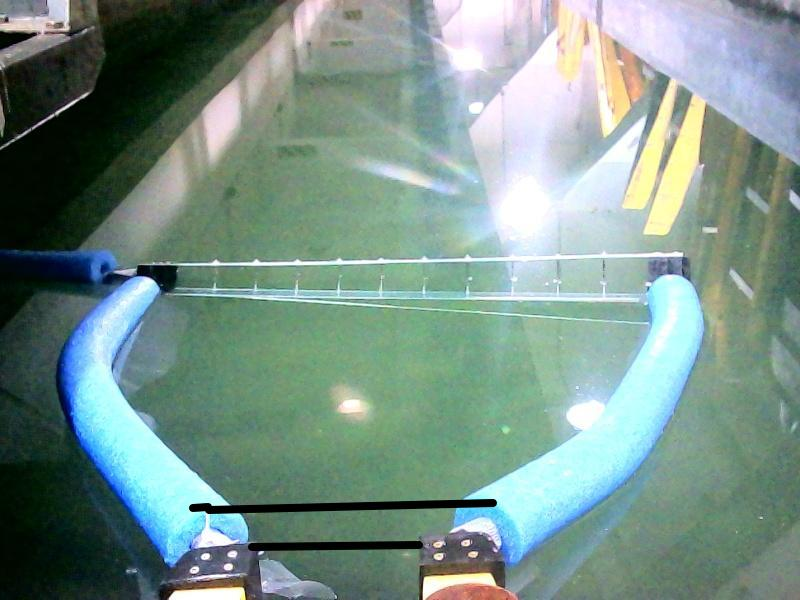
#> input picture ControlSystem/captura_3.jpg, 800 x 600 px, found by its file name
$ python bordes.py
#> lines starting #> are read from the running program, lines starting #| are printed output that depends on the picture; after the words box and inside, x2 and y2 are one past the last pixel; in counts of white or black regions, pixels touching at a corner belong together
import cv2
import numpy as np

# Cargar la imagen
image = cv2.imread('captura_3.jpg', cv2.IMREAD_GRAYSCALE)
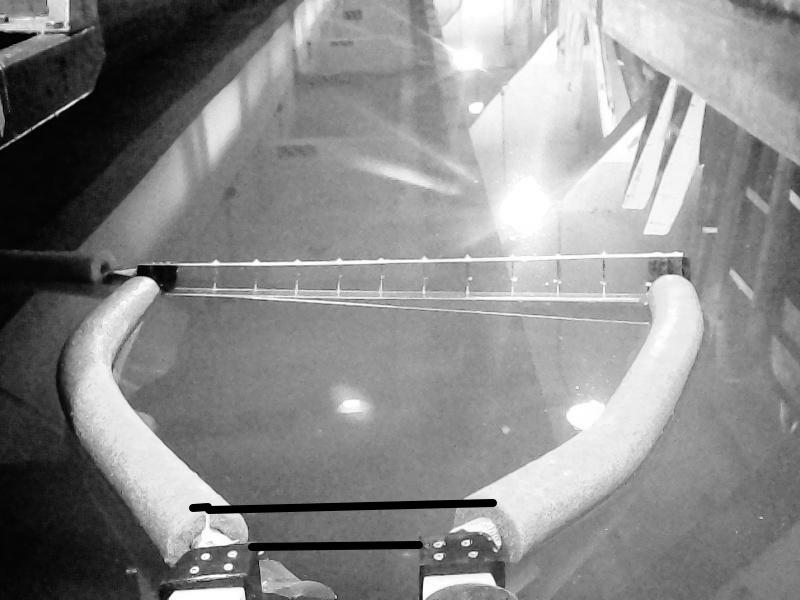
#> image: shape (600, 800); min 0, max 255, mean 138.1


# Aplicar suavizado para reducir el ruido
blurred = cv2.GaussianBlur(image, (9, 9), 0)
#blurred = cv2.blur(image, (5, 5))
#blurred = cv2.medianBlur(image, 9)
# Ajustar los parámetros del operador Canny
threshold1 = 52  # Prueba con diferentes valores (más bajo)
threshold2 = 98  # Prueba con diferentes valores (más alto)

# Aplicar detección de bordes con el operador Canny
edges = cv2.Canny(blurred, threshold1=threshold1, threshold2=threshold2)
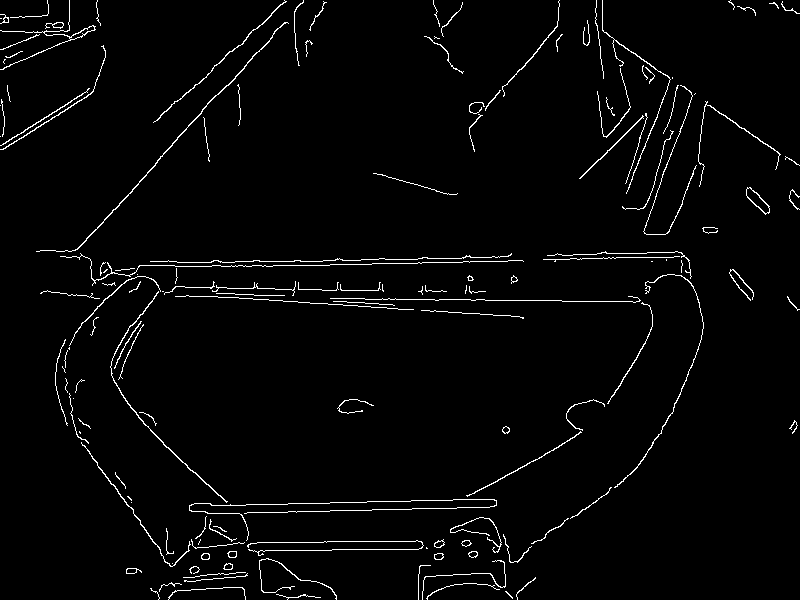
#> edges: shape (600, 800); 2.5% white in thin lines or dots

# Realizar una dilatación para conectar bordes cercanos
kernel = np.ones((2, 2), np.uint8)
dilated_edges = cv2.dilate(edges, kernel, iterations=2)
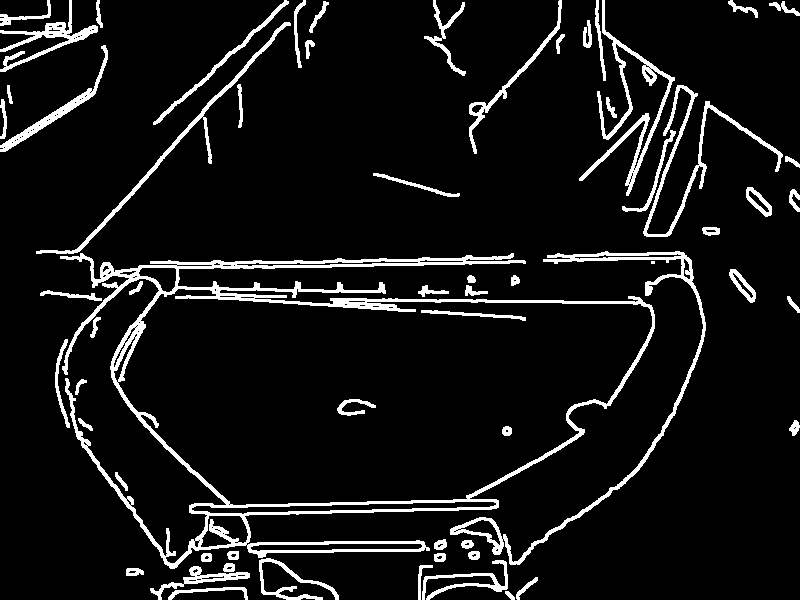
#> dilated_edges: shape (600, 800); 8% white; 63 white regions (1 under 20 px)

# Encontrar contornos en los bordes dilatados
contours, _ = cv2.findContours(dilated_edges, cv2.RETR_EXTERNAL, cv2.CHAIN_APPROX_SIMPLE)
#> contours = 60 contours, 1 with area under 20; largest, box (x1, y1, x2, y2) and area: (60, 253, 655, 569) 102732, (450, 251, 706, 565) 3276, (579, 0, 675, 196) 1838, (643, 85, 783, 237) 1403, (36, 22, 291, 254) 1272

# Filtrar y obtener solo los contornos más grandes (pueden ser más de uno)
min_contour_area = 0.2 # Ajusta este valor según tu imagen
filtered_contours = [contour for contour in contours if cv2.contourArea(contour) > min_contour_area]
#> filtered_contours has the same summary as contours

# Encontrar y dibujar el contorno más grande entre los filtrados
largest_contour = max(filtered_contours, key=cv2.contourArea)
#> largest_contour = contour of 1246 points, box (x1, y1, x2, y2) (60, 253, 655, 569), area 102732
result = np.zeros_like(image)
cv2.drawContours(result, [largest_contour], -1, 255, thickness=cv2.FILLED)
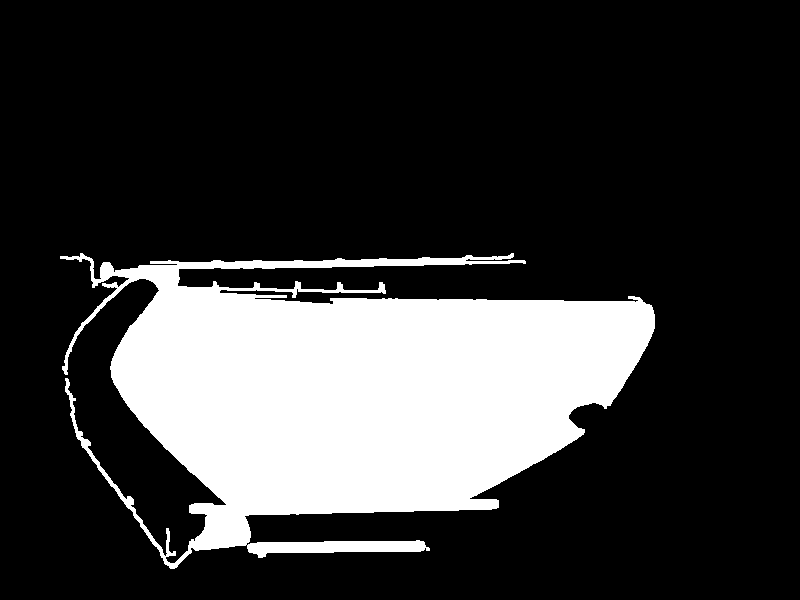
#> result: shape (600, 800); 21.8% white; 1 white region, box (x1, y1, x2, y2) and area: (60, 253, 655, 569) 104869

# Redimensionar la imagen resultante para que tenga las mismas dimensiones que la original
result_resized = cv2.resize(result, (image.shape[1], image.shape[0]))

# Guardar la imagen resultante en un archivo
cv2.imwrite('imagen_resultante0.jpg', result_resized)

print("Imagen resultante guardada como 'imagen_resultante.jpg'")

$ run again, with ControlSystem/captura_con_tapas3.jpg copied over ControlSystem/captura_3.jpg
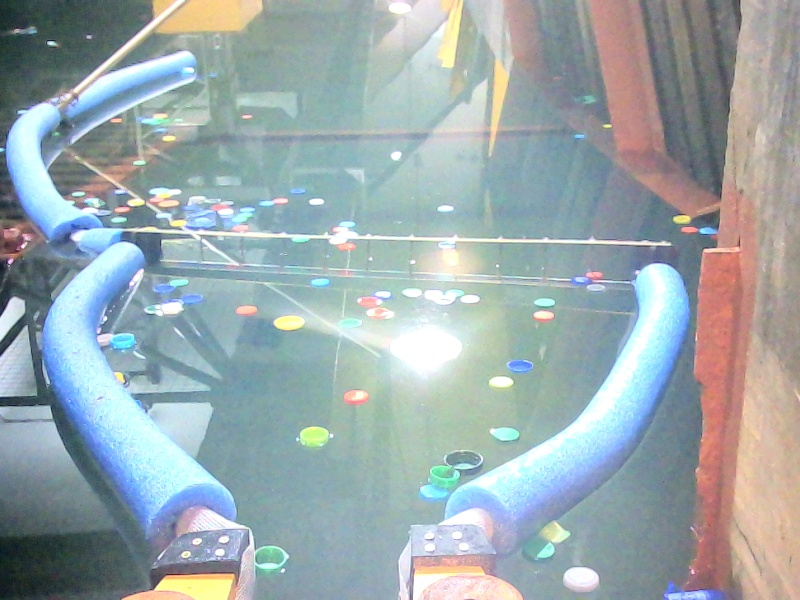
#> input picture ControlSystem/captura_con_tapas3.jpg, 800 x 600 px, found by its file name
#> `edges = cv2.Canny(blurred, threshold1=threshold1, threshold2=threshold2)`:
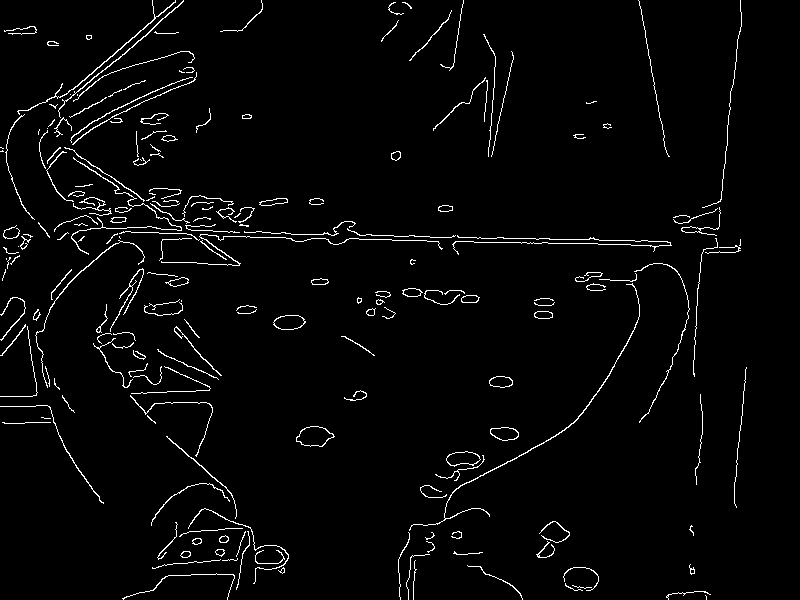
#> edges: shape (600, 800); 2.8% white in thin lines or dots
#> dilated_edges: shape (600, 800); 8.9% white; 84 white regions
#> contours = 82 contours; largest, box (x1, y1, x2, y2) and area: (35, 119, 674, 390) 13106, (93, 268, 291, 592) 5644, (0, 0, 197, 222) 3068, (398, 263, 692, 600) 2494, (70, 67, 199, 147) 1350
#> filtered_contours has the same summary as contours
#> largest_contour = contour of 1205 points, box (x1, y1, x2, y2) (35, 119, 674, 390), area 13106
#> `cv2.drawContours(result, [largest_contour], -1, 255, thickness=cv2.FIL..`:
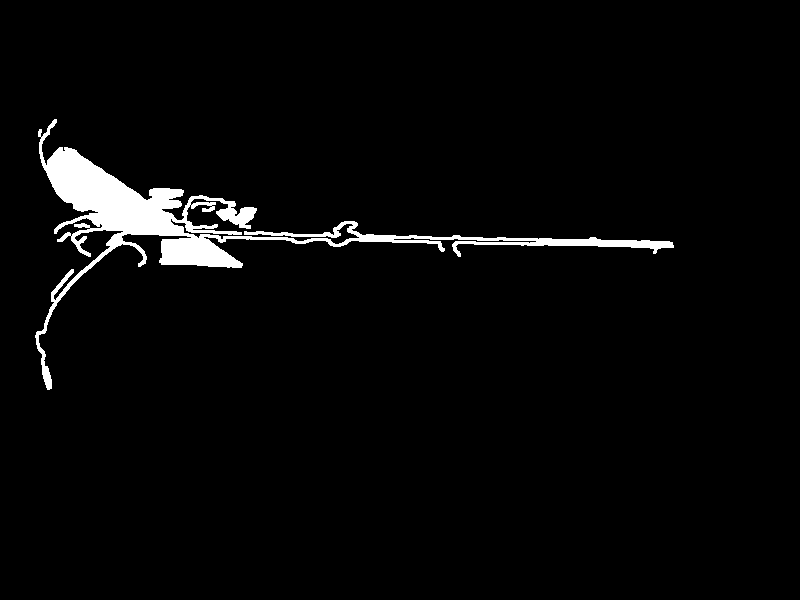
#> result: shape (600, 800); 3.1% white; 1 white region, box (x1, y1, x2, y2) and area: (35, 119, 674, 390) 14904
